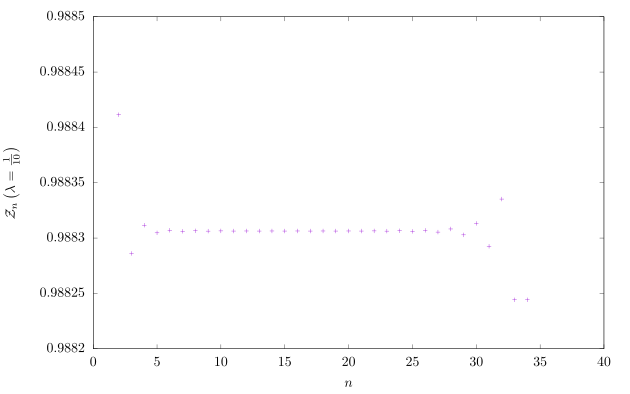

Generate this figure with gnuplot:
set terminal epslatex size 16cm,10cm color standalone "" 10

set output "Z_n.tex"
set format x "$%g$"
set format y "$%g$"

z(l,x) = (-x/4!)**l * (4*l)!/(4**l * (2*l)! * l!)

set xlabel '$n$'
set ylabel '$\mathcal{Z}_n\left(\lambda=\frac{1}{10}\right)$'
# gnuplot breaks if n>33
set xrange [0:40]
set yrange [0.9882:0.9885]
set samples 41
plot '+' using 1:(sum [l=0:floor($1)] z(l, 0.1)) with points notitle

set output
